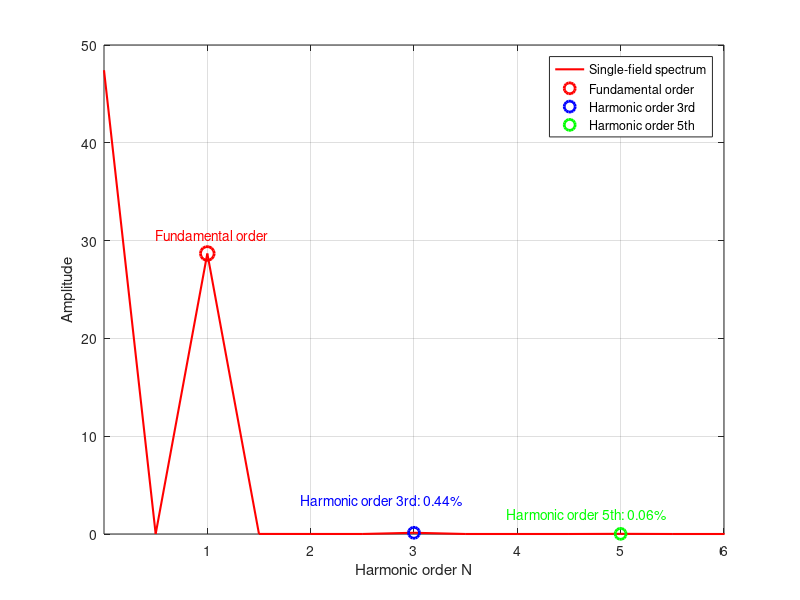
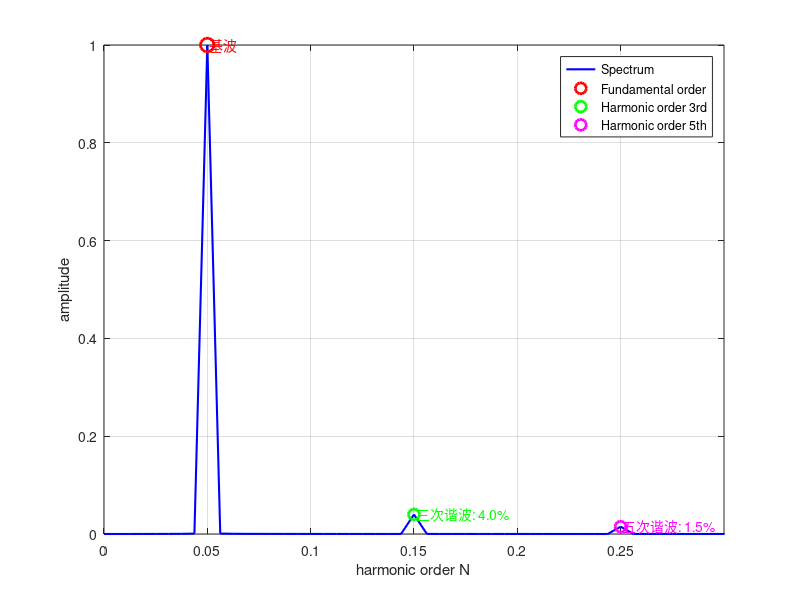

These charts were generated, in order, by the following MATLAB code: (Note: this script raises an error after producing the figures.)
clc; clear;

% 定义参数
T = 20; % 周期，单位：秒
f = 1/T; % 频率，单位：Hz
N = 8; % 周期数

% 增加时间分辨率
t = linspace(0, N*T, 10000); % 时间轴，单位：秒

% 生成正弦信号（包含谐波）
%y = sin(2*pi*f*t) + 1 ;
y = sin(2*pi*f*t) + 1 + 0.04*sin(2*3*pi*f*t+pi/5) + 0.015*sin(2*5*pi*f*t+pi/7);

% figure;
% plot(t, y)
% xlabel('时间 (秒)');
% ylabel('幅值');
% title('原始信号');
% grid on;

% ==================== 频谱分析和谐波占比计算 ====================
Fs = 1/(t(2)-t(1)); % 采样频率
L = length(y); % 信号长度


Y = fft(y-1);
%Y = fft(y);
P2 = abs(Y/L);
P1 = P2(1:L/2+1);
P1(2:end-1) = 2*P1(2:end-1);
freq = Fs*(0:(L/2))/L;

% 找到基波频率位置
fundamental_freq = f; % 0.05 Hz
[~, fund_idx] = min(abs(freq - fundamental_freq));

% 找到三次谐波频率位置 (3*f)
third_harmonic_freq = 3*f;
[~, third_idx] = min(abs(freq - third_harmonic_freq));

% 找到五次谐波频率位置 (5*f)
fifth_harmonic_freq = 5*f;
[~, fifth_idx] = min(abs(freq - fifth_harmonic_freq));

% 计算谐波占比
fundamental_amplitude = P1(fund_idx);
third_harmonic_amplitude = P1(third_idx);
fifth_harmonic_amplitude = P1(fifth_idx);

third_harmonic_ratio = (third_harmonic_amplitude / fundamental_amplitude) * 100;
fifth_harmonic_ratio = (fifth_harmonic_amplitude / fundamental_amplitude) * 100;

% 显示原始信号谐波分析结果
fprintf('=== 原始信号谐波分析 ===\n');
fprintf('基波频率: %.4f Hz, 幅值: %.6f\n', fundamental_freq, fundamental_amplitude);
fprintf('三次谐波频率: %.4f Hz, 幅值: %.6f, 占比: %.2f%%\n', third_harmonic_freq, third_harmonic_amplitude, third_harmonic_ratio);
fprintf('五次谐波频率: %.4f Hz, 幅值: %.6f, 占比: %.2f%%\n', fifth_harmonic_freq, fifth_harmonic_amplitude, fifth_harmonic_ratio);

% ==================== 积分计算部分 ====================
% 定义积分区间（单位：秒）
interval_length = T/2; % ~6.667秒
ddx = T/7.5;
ddx2 = 2*T/7.5;

% 定义五组积分区间（单位：秒）
intervals = [0 9.5; 9.5*2 9.5*3; 9.5*4 9.5*5; 9.5*6 9.5*7; 9.5*8 9.5*9];
% intervals = [0, interval_length         ;   T,     T+interval_length    ;  2*T,      2*T+interval_length;      3*T,      3*T+interval_length     ; 4*T, 4*T+interval_length;
% %             ddx+0, ddx+interval_length ;  ddx+T,  ddx+T+interval_length;  ddx+2*T,  ddx+2*T+interval_length;  ddx+3*T,  ddx+3*T+interval_length ; ddx+4*T, ddx+4*T+interval_length;
% %             ddx2+0, ddx2+interval_length; ddx2+T, ddx2+T+interval_length; ddx2+2*T, ddx2+2*T+interval_length; ddx2+3*T, ddx2+3*T+interval_length; ddx2+4*T, ddx2+4*T+interval_length;
%              ];

% 定义偏移量 d（单位：秒）
d_values = 0:0.005:40; % 从0秒偏移到40秒，步长0.05秒
total_integrals = zeros(length(d_values), 1);

for j = 1:length(d_values)
    d = d_values(j); % d 的单位是秒
    
    integrals = zeros(size(intervals, 1), 1);
    for i = 1:size(intervals, 1)
        % 获取当前区间并加上偏移量 d
        x1 = intervals(i, 1) + d;
        x2 = intervals(i, 2) + d;
        
        % 使用逻辑掩码获得更精确的积分
        mask = (t >= x1) & (t <= x2);
        if any(mask)
            integrals(i) = trapz(t(mask), y(mask));
        else
            integrals(i) = 0;
        end
    end
    
    total_integrals(j) = sum(integrals);
end

% ==================== 积分结果的谐波分析 ====================
Fs_d = 1/(d_values(2)-d_values(1)); % d的采样频率
L_d = length(total_integrals);

Y_int = fft(total_integrals ); % 去除直流分量
%Y_int = fft(total_integrals - mean(total_integrals)); % 去除直流分量
P2_int = abs(Y_int/L_d);
P1_int = P2_int(1:L_d/2+1);
P1_int(2:end-1) = 2*P1_int(2:end-1);
freq_d = Fs_d*(0:(L_d/2))/L_d;

% 找到积分结果中的基波频率（主要频率成分）
[~, main_freq_idx] = max(P1_int(2:end)); % 跳过直流分量
main_freq_idx = main_freq_idx + 1;
main_frequency = freq_d(main_freq_idx);

% 找到积分结果中的三次和五次谐波
[~, third_int_idx] = min(abs(freq_d - 3*main_frequency));
[~, fifth_int_idx] = min(abs(freq_d - 5*main_frequency));

% 计算积分结果的谐波占比
main_amplitude_int = P1_int(main_freq_idx);
third_amplitude_int = P1_int(third_int_idx);
fifth_amplitude_int = P1_int(fifth_int_idx);

third_ratio_int = (third_amplitude_int / main_amplitude_int) * 100;
fifth_ratio_int = (fifth_amplitude_int / main_amplitude_int) * 100;

% 显示积分结果谐波分析结果
fprintf('\n=== 积分结果谐波分析 ===\n');
fprintf('主要频率: %.4f Hz, 幅值: %.6f\n', main_frequency, main_amplitude_int);
fprintf('三次谐波频率: %.4f Hz, 幅值: %.6f, 占比: %.2f%%\n', 3*main_frequency, third_amplitude_int, third_ratio_int);
fprintf('五次谐波频率: %.4f Hz, 幅值: %.6f, 占比: %.2f%%\n', 5*main_frequency, fifth_amplitude_int, fifth_ratio_int);

% ==================== 绘制频谱图并在图上显示谐波占比 ====================
% 原始信号频谱图
figure;
%subplot(2,1,1);
plot(freq, P1, 'b', 'LineWidth', 1.5);
hold on;
plot(freq(fund_idx), fundamental_amplitude, 'ro', 'MarkerSize', 10, 'LineWidth', 2);
plot(freq(third_idx), third_harmonic_amplitude, 'go', 'MarkerSize', 8, 'LineWidth', 2);
plot(freq(fifth_idx), fifth_harmonic_amplitude, 'mo', 'MarkerSize', 8, 'LineWidth', 2);

% 在图上添加谐波占比文本
text(freq(fund_idx)+0.001, fundamental_amplitude, '基波', 'FontSize', 10, 'Color', 'r');
text(freq(third_idx)+0.001, third_harmonic_amplitude, ...
    sprintf('三次谐波: %.1f%%', third_harmonic_ratio), 'FontSize', 10, 'Color', 'g');
text(freq(fifth_idx)+0.001, fifth_harmonic_amplitude, ...
    sprintf('五次谐波: %.1f%%', fifth_harmonic_ratio), 'FontSize', 10, 'Color', 'm');

xlabel('harmonic order N');
%
ylabel('amplitude');
%ylabel('幅值');
%title('原始信号频谱 - 谐波分析');
xlim([0, 0.3]);
grid on;
box on;
%harmonic order N
%spectrum
legend('Spectrum', 'Fundamental order', 'Harmonic order 3rd', 'Harmonic order 5th', 'Location', 'northeast');
%legend('频谱', '基波', '三次谐波', '五次谐波', 'Location', 'northeast');


% 积分结果频谱图
%subplot(2,1,2);
figure;
plot(freq_d, P1_int, 'r', 'LineWidth', 1.5);
hold on;
plot(freq_d(main_freq_idx), main_amplitude_int, 'ro', 'MarkerSize', 10, 'LineWidth', 2);
plot(freq_d(third_int_idx), third_amplitude_int, 'bo', 'MarkerSize', 8, 'LineWidth', 2);
plot(freq_d(fifth_int_idx), fifth_amplitude_int, 'go', 'MarkerSize', 8, 'LineWidth', 2);

% 在图上添加谐波占比文本
%fundamental order
text(freq_d(main_freq_idx)-0.025, main_amplitude_int+1.9, 'Fundamental order', 'FontSize', 10, 'Color', 'r');


%text(freq_d(main_freq_idx)+0.01, main_amplitude_int, '基频', 'FontSize', 10, 'Color', 'r');
%harmonic order 3rd

text(freq_d(third_int_idx)-0.055, third_amplitude_int+3.4, ...
    sprintf('Harmonic order 3rd: %.2f%%', third_ratio_int), 'FontSize', 10, 'Color', 'b');
text(freq_d(fifth_int_idx)-0.055, fifth_amplitude_int+2.0, ...
    sprintf('Harmonic order 5th: %.2f%%', fifth_ratio_int), 'FontSize', 10, 'Color', 'g');

% text(freq_d(third_int_idx)+0.001, third_amplitude_int, ...
%     sprintf('三次谐波: %.1f%%', third_ratio_int), 'FontSize', 10, 'Color', 'g');
% text(freq_d(fifth_int_idx)+0.001, fifth_amplitude_int, ...
%     sprintf('五次谐波: %.1f%%', fifth_ratio_int), 'FontSize', 10, 'Color', 'm');

xlabel('Harmonic order N');
%
ylabel('Amplitude');
% xlabel('频率 (Hz)');
% ylabel('幅值');
% title('积分结果频谱 - 谐波分析');
xlim([0, 0.3]);
xticks(0.05:0.05:0.3);  % 从0.05到0.3，步长0.05
xticklabels({'1', '2', '3', '4', '5', '6'});  % 对应的标签
grid on;
box on;
legend('Single-field spectrum', 'Fundamental order', 'Harmonic order 3rd', 'Harmonic order 5th', 'Location', 'northeast');
%legend('频谱', '基频', '三次谐波', '五次谐波', 'Location', 'northeast');
exportgraphics(gcf, 'figure8b.png', 'Resolution', 1200); 

% ==================== 对比分析图 ====================
figure;
subplot(3,1,1);
plot(d_values, total_integrals, 'LineWidth', 1.5);
xlabel('偏移量 d (秒)');
ylabel('积分值');
title('积分结果随偏移量变化');
grid on;

% 频谱对比
subplot(3,1,2);
plot(freq, P1, 'b', 'LineWidth', 1.5);
hold on;
plot(freq_d, P1_int, 'r', 'LineWidth', 1.5);
xlabel('频率 (Hz)');
ylabel('幅值');
title('频谱对比 - 蓝色:原始信号, 红色:积分结果');
xlim([0, 0.3]);
grid on;
legend('原始信号', '积分结果');

% 谐波占比对比
subplot(3,1,3);
harmonics_original = [fundamental_amplitude, third_harmonic_amplitude, fifth_harmonic_amplitude];
harmonics_integral = [main_amplitude_int, third_amplitude_int, fifth_amplitude_int];
ratios_original = [100, third_harmonic_ratio, fifth_harmonic_ratio];
ratios_integral = [100, third_ratio_int, fifth_ratio_int];

bar([ratios_original; ratios_integral]');
set(gca, 'XTickLabel', {'基波', '三次谐波', '五次谐波'});
ylabel('相对占比 (%)');
title('谐波占比对比');
legend('原始信号', '积分结果');
grid on;

% ==================== 详细数据输出 ====================
fprintf('\n=== 详细对比分析 ===\n');
fprintf('频率成分对比:\n');
fprintf('                原始信号    积分结果\n');
fprintf('基波频率(Hz):   %.4f     %.4f\n', fundamental_freq, main_frequency);
fprintf('三次谐波(Hz):   %.4f     %.4f\n', third_harmonic_freq, 3*main_frequency);
fprintf('五次谐波(Hz):   %.4f     %.4f\n', fifth_harmonic_freq, 5*main_frequency);

fprintf('\n谐波占比变化:\n');
fprintf('                原始信号    积分结果    变化\n');
fprintf('三次谐波占比:   %.2f%%     %.2f%%     %+.2f%%\n', ...
    third_harmonic_ratio, third_ratio_int, third_ratio_int - third_harmonic_ratio);
fprintf('五次谐波占比:   %.2f%%     %.2f%%     %+.2f%%\n', ...
    fifth_harmonic_ratio, fifth_ratio_int, fifth_ratio_int - fifth_harmonic_ratio);
